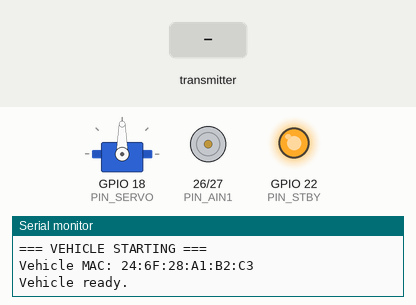
This program was run on a simulated ESP32. Parts: servo, motor-driver pin pairs drawn as motors (green arrow = first pin HIGH = forward, orange = second pin HIGH = backward, longer = more drive, stopped while the standby pin is LOW), output pins drawn as LEDs (lit = HIGH), the last lines printed to the serial monitor. The inputs (shaded band) are chosen by the test bench.

Above: at 1.7 s.
1.8 s: the transmitter starts sending throttle = 1024
At 2.5 s:
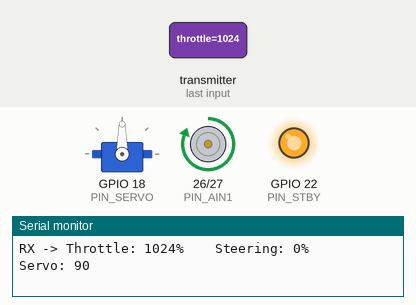
3.3 s: the transmitter starts sending steering = 1024
At 3.7 s:
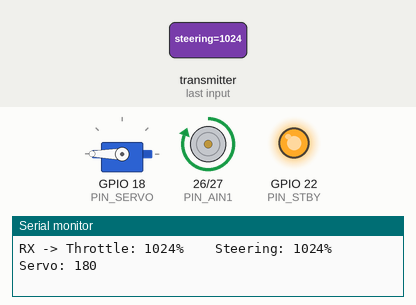
4.8 s: the transmitter starts sending throttle = 0
At 6.0 s:
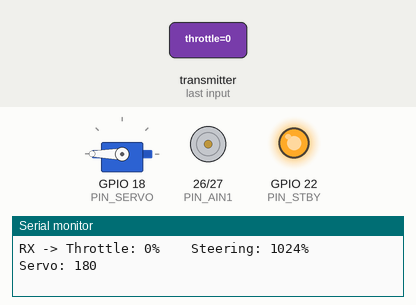
6.3 s: the transmitter starts sending throttle = 2048
At 7.2 s:
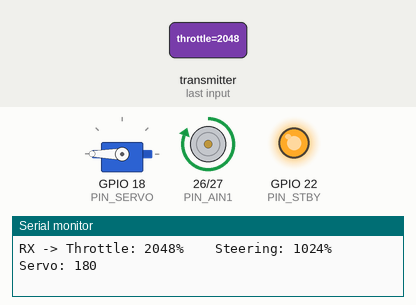
7.8 s: the transmitter starts sending steering = 0
At 8.3 s:
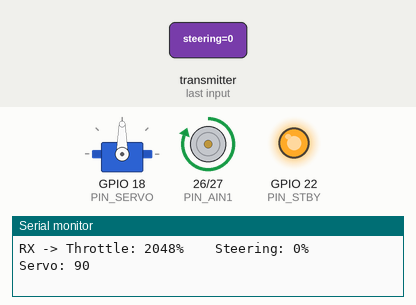
Timing chart, 0 to 10.3 s (numbered marks = the images above; inputs shaded):
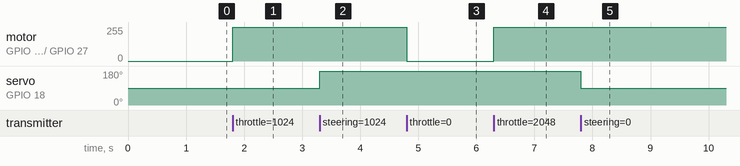

The program:

main.cpp
```cpp
#include <Arduino.h>
#include <WiFi.h>
#include <esp_now.h>
#include <ESP32Servo.h>

// ----------------------------------------------------
// DRV8833 MOTOR DRIVER PINS
// ----------------------------------------------------

const int PIN_STBY = 22;

const int PIN_AIN1 = 26;
const int PIN_AIN2 = 27;

// ----------------------------------------------------
// SERVO
// ----------------------------------------------------

const int PIN_SERVO = 18;

Servo steeringServo;

// ----------------------------------------------------
// MOTOR PWM SETTINGS
// ----------------------------------------------------

const int CHANNEL_AIN1 = 4;
const int CHANNEL_AIN2 = 5;

const int PWM_FREQUENCY = 5000;
const int PWM_RESOLUTION = 12;

const int PWM_MAX = 4095;

// ----------------------------------------------------
// RECEIVED DATA
// ----------------------------------------------------

struct ControlData
{
    int16_t throttle;   // -100 to +100
    int16_t steering;   // -100 to +100
};

ControlData incomingData;

// ----------------------------------------------------
// FAILSAFE
// ----------------------------------------------------

unsigned long lastReceiveTime = 0;

const unsigned long FAILSAFE_TIMEOUT = 500;

// ----------------------------------------------------
// STOP MOTOR
// ----------------------------------------------------

void stopMotor()
{
    ledcWrite(CHANNEL_AIN1, 0);
    ledcWrite(CHANNEL_AIN2, 0);
}

// ----------------------------------------------------
// DRIVE MOTOR
// ----------------------------------------------------

void driveMotor(int16_t throttle)
{
    // Extra protection around zero
    if (abs(throttle) <= 2)
    {
        stopMotor();
        return;
    }

    // ------------------------------------------------
    // FORWARD
    // ------------------------------------------------

    if (throttle > 0)
    {
        int pwmValue = map(
            throttle,
            0,
            100,
            0,
            PWM_MAX
        );

        pwmValue = constrain(
            pwmValue,
            0,
            PWM_MAX
        );

        ledcWrite(
            CHANNEL_AIN1,
            pwmValue
        );

        ledcWrite(
            CHANNEL_AIN2,
            0
        );
    }

    // ------------------------------------------------
    // REVERSE
    // ------------------------------------------------

    else
    {
        int pwmValue = map(
            abs(throttle),
            0,
            100,
            0,
            PWM_MAX
        );

        pwmValue = constrain(
            pwmValue,
            0,
            PWM_MAX
        );

        ledcWrite(
            CHANNEL_AIN1,
            0
        );

        ledcWrite(
            CHANNEL_AIN2,
            pwmValue
        );
    }
}

// ----------------------------------------------------
// ESP-NOW RECEIVE CALLBACK
// ----------------------------------------------------

void OnDataRecv(
    const uint8_t *mac,
    const uint8_t *incomingDataPtr,
    int len
)
{
    // Ignore packets with wrong size
    if (len != sizeof(ControlData))
    {
        return;
    }

    memcpy(
        &incomingData,
        incomingDataPtr,
        sizeof(incomingData)
    );

    lastReceiveTime = millis();

    // ------------------------------------------------
    // MOTOR
    // ------------------------------------------------

    driveMotor(
        incomingData.throttle
    );

    // ------------------------------------------------
    // STEERING
    // ------------------------------------------------

    int servoAngle = map(
        incomingData.steering,
        -100,
        100,
        0,
        180
    );

    servoAngle = constrain(
        servoAngle,
        0,
        180
    );

    steeringServo.write(
        servoAngle
    );

    // ------------------------------------------------
    // SERIAL DEBUG
    // ------------------------------------------------

    Serial.print("RX -> Throttle: ");
    Serial.print(incomingData.throttle);
    Serial.print("%");

    Serial.print("    Steering: ");
    Serial.print(incomingData.steering);
    Serial.print("%");

    Serial.print("    Servo: ");
    Serial.println(servoAngle);
}

// ----------------------------------------------------
// SETUP
// ----------------------------------------------------

void setup()
{
    Serial.begin(115200);
    delay(500);

    Serial.println();
    Serial.println("=== VEHICLE STARTING ===");

    // ------------------------------------------------
    // WIFI
    // ------------------------------------------------

    WiFi.mode(WIFI_STA);

    Serial.print("Vehicle MAC: ");
    Serial.println(WiFi.macAddress());

    // ------------------------------------------------
    // DRV8833 STANDBY
    // ------------------------------------------------

    pinMode(
        PIN_STBY,
        OUTPUT
    );

    // Enable motor driver
    digitalWrite(
        PIN_STBY,
        HIGH
    );

    // ------------------------------------------------
    // MOTOR PWM
    // ------------------------------------------------

    ledcSetup(
        CHANNEL_AIN1,
        PWM_FREQUENCY,
        PWM_RESOLUTION
    );

    ledcAttachPin(
        PIN_AIN1,
        CHANNEL_AIN1
    );

    ledcSetup(
        CHANNEL_AIN2,
        PWM_FREQUENCY,
        PWM_RESOLUTION
    );

    ledcAttachPin(
        PIN_AIN2,
        CHANNEL_AIN2
    );

    stopMotor();

    // ------------------------------------------------
    // SERVO
    // ------------------------------------------------

    steeringServo.attach(
        PIN_SERVO
    );

    steeringServo.write(90);

    // ------------------------------------------------
    // ESP-NOW
    // ------------------------------------------------

    if (esp_now_init() != ESP_OK)
    {
        Serial.println(
            "ERROR: ESP-NOW initialization failed"
        );

        return;
    }

    esp_now_register_recv_cb(
        OnDataRecv
    );

    Serial.println("Vehicle ready.");
}

// ----------------------------------------------------
// MAIN LOOP
// ----------------------------------------------------

void loop()
{
    // If controller packets disappear,
    // stop everything after 500 ms.

    if (
        millis() - lastReceiveTime >
        FAILSAFE_TIMEOUT
    )
    {
        stopMotor();

        steeringServo.write(90);
    }
}
```

Measured:
- after the input at 1.8 s, motor on GPIO 26 (PIN_AIN1) / GPIO 27 (PIN_AIN2): stopped → forward 255/255 at once
- after the input at 3.3 s, servo on GPIO 18 (PIN_SERVO): 90° → 180° at once
- after the input at 4.8 s, motor on GPIO 26 (PIN_AIN1) / GPIO 27 (PIN_AIN2): forward 255/255 → stopped at once
- after the input at 6.3 s, motor on GPIO 26 (PIN_AIN1) / GPIO 27 (PIN_AIN2): stopped → forward 255/255 at once
- after the input at 7.8 s, servo on GPIO 18 (PIN_SERVO): 180° → 90° at once
